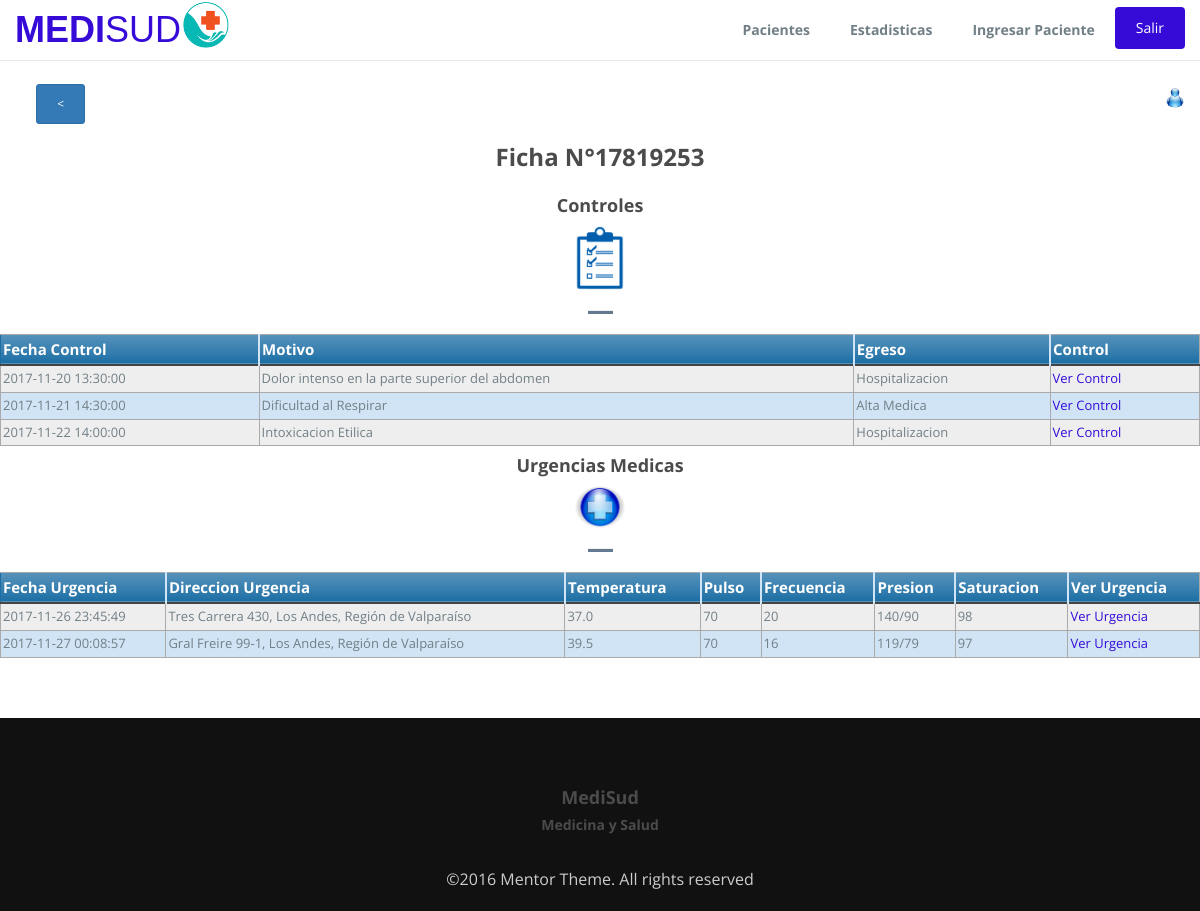
Before: /controles.php?rut=17819253 with the older database file.
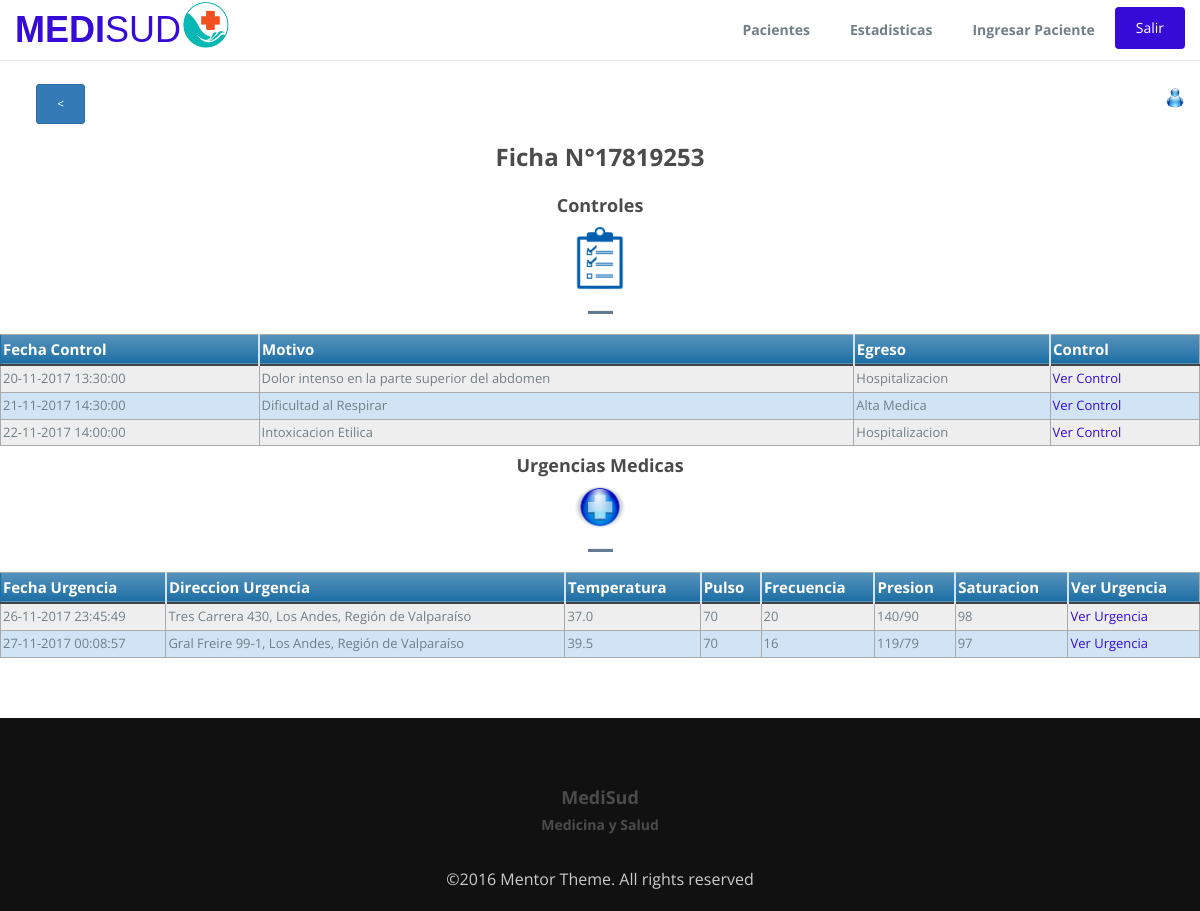
After: the same page with the newer database file.
### tables this page shows
CREATE TABLE `control` (
  `Registro` int(6) NOT NULL,
  `Rut` int(8) NOT NULL,
  `motivo` varchar(200) NOT NULL,
  `fecha` varchar(20) NOT NULL,
  `diagnostico` varchar(50) NOT NULL,
  `complemento` text NOT NULL,
  `procedimiento` text NOT NULL,
  `indicacion` text NOT NULL,
  `egreso` varchar(20) NOT NULL
);

CREATE TABLE `urgencia` (
  `codUrgencia` int(5) NOT NULL,
  `run` int(8) NOT NULL,
  `fecha` varchar(20) NOT NULL,
  `direccion` varchar(250) NOT NULL,
  `latitud` varchar(20) NOT NULL,
  `longitud` varchar(20) NOT NULL,
  `temperatura` decimal(3,1) DEFAULT NULL,
  `pulso` int(3) DEFAULT NULL,
  `frespiratorio` int(3) DEFAULT NULL,
  `presion` varchar(6) DEFAULT NULL,
  `saturacion` int(3) DEFAULT NULL,
  `acciones` text NOT NULL
);

### controles.php (the view, shortened to what this page needs)
<!DOCTYPE html>
<html lang="en">
  <head>
    <link rel="stylesheet" type="text/css" href="css/font-awesome.min.css">
    <link rel="stylesheet" type="text/css" href="css/bootstrap.min.css">
    <link rel="stylesheet" type="text/css" href="css/imagehover.min.css">
    <link rel="stylesheet" type="text/css" href="css/style.css">
    <link rel="stylesheet" type="text/css" href="css/tabla.css">
  </head>
  <body>
    <nav class="navbar navbar-default navbar-fixed-top">
      <div class="container">
        <div class="navbar-header">
            <a class="navbar-brand" href="acceso.php">MEDI<span>SUD</span></a><img src="img/logo2.png" width="50" />
        </div>
        <div class="collapse navbar-collapse" id="myNavbar">
        <ul class="nav navbar-nav navbar-right">
            <li><a href="pacientes.php">Pacientes</a></li>
            <li><a href="estadisticas.php">Estadisticas</a></li>
            <li><a href="formPac.php">Ingresar Paciente</a></li>
            <li>
                <form action="controles.php" method="post">
                  <button type="submit" class="btn btn-green btn-block btn-flat" name="salir" style="margin-top:10%">Salir</button>
                </form>
          </li>
        </ul>
        </div>
      </div>
    </nav>
    <section id ="feature" class="section-padding">
        <div class="container">
            <div class="row" style="text-align: right">
              <?php
                echo '<br><div class="row">
                    <div class="col-md-1">
                        <form action=".php">
                            <button type="submit" class="btn btn-primary btn-xs"> < </button>
                        </form>
                    </div>
                    <div class="col-md-11">
                        <p style="text-align:right"><img src="img/blue.png" width="20" />'.$_SESSION['nombre'].'</p>
                    </div>
                </div>';
              ?>
          </div>
            <div class="row">
            <?php
                $rut=$_GET['rut'];
                require 'conexion.php';
                $sql="SELECT *FROM control WHERE Rut=$rut";
                $result=$conn->query($sql);
                if($result->num_rows>0){
                    echo '<div class="row">
                                <div class="header-section text-center">
                                    <h2>Ficha N°'. $rut.'</h2>
                                    <h4>Controles</h4>
                                    <img src="img/control.png" width="50">
                                    <hr class="bottom-line">
                                </div>
                                <div class="feature-info">
                                <table class="pacientes">
                                <thead>
                                <tr>
                                <th>Fecha Control</th>
                                <th>Motivo</th>
                                <th>Egreso</th>
                                <th>Control</th>
                                </tr>
                                </thead>
                                <tbody>';
                    while($row = $result->fetch_assoc()){
                        echo'<tr>
                                <td>'. $row['fecha'] . '</td>
                                <td>'. $row['motivo'].'</td>
                                <td>'.$row['egreso'].'</td>
                                <td>'. "<a href = 'verControl.php?rut=" . $row["Rut"]. '&registro='. $row["Registro"]."'>Ver Control </a>".'</td>
                            </tr>';
                    }
                    echo '</tbody></table>'
                        . '</div>
                        </div>';
                }else{
                    echo '<div style="text-align:center" ><h2>No hay controles registrados</h2></div>';
                }
            echo '</div>
                        <div class="row">';
                $sql1="SELECT *FROM urgencia WHERE run=".$rut;
                $result1=$conn->query($sql1);
                if($result1->num_rows>0){
                    echo '<div class="row">
                                <div class="header-section text-center">
                                    <h4>Urgencias Medicas</h4>
                                    <img src="img/urgencia.png" width="50">
                                    <hr class="bottom-line">
                                </div>
                                <div class="feature-info">
                                <table class="pacientes">
                                <thead>
                                <tr>
                                <th>Fecha Urgencia</th>
                                <th>Direccion Urgencia</th>
                                <th>Temperatura</th>
                                <th>Pulso</th>
                                <th>Frecuencia</th>
                                <th>Presion</th>
                                <th>Saturacion</th>
                                <th>Ver Urgencia</th>
                                </tr>
                                </thead>
                                <tbody>';
                    while($row = $result1->fetch_assoc()){
                        echo'<tr>
                                <td>'. $row['fecha'] . '</td>
                                <td>'. $row['direccion'].'</td>
                                <td>'.$row['temperatura'].'</td>
                                <td>'. $row['pulso'] . '</td>
                                <td>'. $row['frespiratorio'].'</td>
                                <td>'.$row['presion'].'</td>
                                <td>'. $row['saturacion'] . '</td>
                                <td>'. "<a href = 'verUrgencia.php?run=" . $rut. '& codUrgencia='. $row["codUrgencia"]."'>Ver Urgencia </a>".'</td>
                            </tr>';
                    }
                    echo '</tbody></table>'
                        . '</div>
                        </div>';
                }else{
                    echo '<div style="text-align:center" ><h2>No hay urgencias medicas registradas.</h2></div>';
                }
            ?>
            </div>
        </div>
    </section>
    <footer id="footer" class="footer">
      <div class="container text-center">
      <h4>MediSud</h4>
      <h5>Medicina y Salud</h5>
      <br>©2016 Mentor Theme. All rights reserved
      </div>
    </footer>
  </body>
</html>

### css/style.css (style rules this page uses)
body { font-size: 15px; line-height: 1.52; color: #717f86; font-size: 16px; font-family: 'Open Sans', sans-serif; font-weight: 400; }
ol, ul { list-style: none; }
table { border-collapse: collapse; border-spacing: 0; }
.section-padding { padding: 60px 0px; }
h1, h2, h3, h4, h5, h6 { font-family: Open Sans, sans-serif; font-weight: 700; color: #4B4B4C; }
a { color: #360bd8; }
.navbar-default .navbar-brand { color: #360bd8; }
.navbar-default { background-color: #ffffff; }
.navbar-default .navbar-nav > li > a { color: #717f86; font-size: 14px; font-weight: 700; }
.navbar-nav > li > a { padding: 0px; margin: 10px 5px; padding: 10px 15px; }
.navbar-default .navbar-brand { font-family: 'Dosis', sans-serif !important; font-weight: 700; text-transform: uppercase; padding: 0px; height: inherit; font-size: 36px; margin: 20px 0px; }
.navbar-default .navbar-brand span { font-weight: 100 !important; }
.navbar { margin-bottom: 0px; }
h2 { font-size: 24px; padding-bottom: 15px; }
.bottom-line { width: 25px; height: 3px; background-color: rgb(99, 122, 145); }
.footer { padding: 60px 0 20px; background: #111; color: #ccc; }
.btn { padding: 10px 20px; }
.btn-green, .btn-green:hover { background-color: #360bd8; color: #fff; }

### css/tabla.css (style rules this page uses)
table.pacientes { border: 1px solid #1C6EA4; background-color: #EEEEEE; width: 100%; text-align: left; border-collapse: collapse; }
table.pacientes td, table.pacientes th { border: 1px solid #AAAAAA; padding: 3px 2px; }
table.pacientes tbody td { font-size: 13px; }
table.pacientes tr:nth-child(even) { background: #D0E4F5; }
table.pacientes thead { background: #1C6EA4; background: -moz-linear-gradient(top, #5592bb 0%, #327cad 66%, #1C6EA4 100%); background: -webkit-linear-gradient(top, #5592bb 0%, #327cad 66%, #1C6EA4 100%); background: linear-gradient(to bottom, #5592bb 0%, #327cad 66%, #1C6EA4 100%); border-bottom: 2px solid #444444; }
table.pacientes thead th { font-size: 15px; font-weight: bold; color: #FFFFFF; border-left: 2px solid #D0E4F5; }
table.pacientes thead th:first-child { border-left: none; }

Changed rows visible on the page:
changed control "Dolor intenso en la parte superior del abdomen": fecha "2017-11-20 13:30:00" → "20-11-2017 13:30:00"
changed control "Dificultad al Respirar": fecha "2017-11-21 14:30:00" → "21-11-2017 14:30:00"
changed control "Intoxicacion Etilica": fecha "2017-11-22 14:00:00" → "22-11-2017 14:00:00"
changed urgencia "Tres Carrera 430, Los Andes, Región de Valparaíso": fecha "2017-11-26 23:45:49" → "26-11-2017 23:45:49"
changed urgencia "Gral Freire 99-1, Los Andes, Región de Valparaíso": fecha "2017-11-27 00:08:57" → "27-11-2017 00:08:57"
